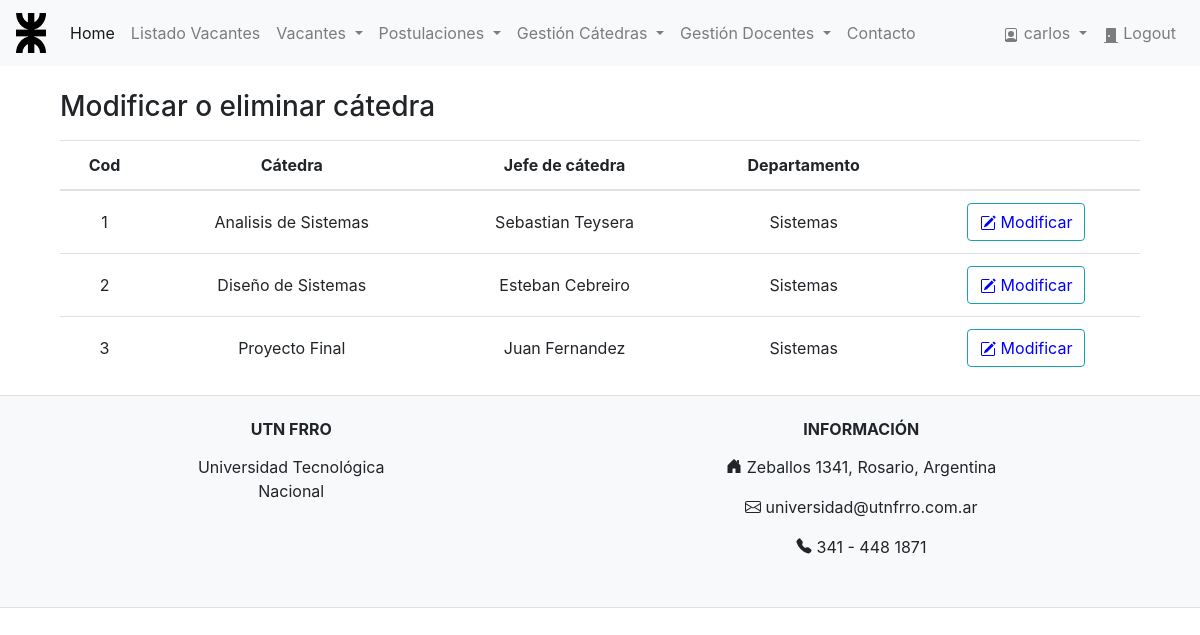
Before: /Logic/modificar_catedra.php (signed in) with the older database file.
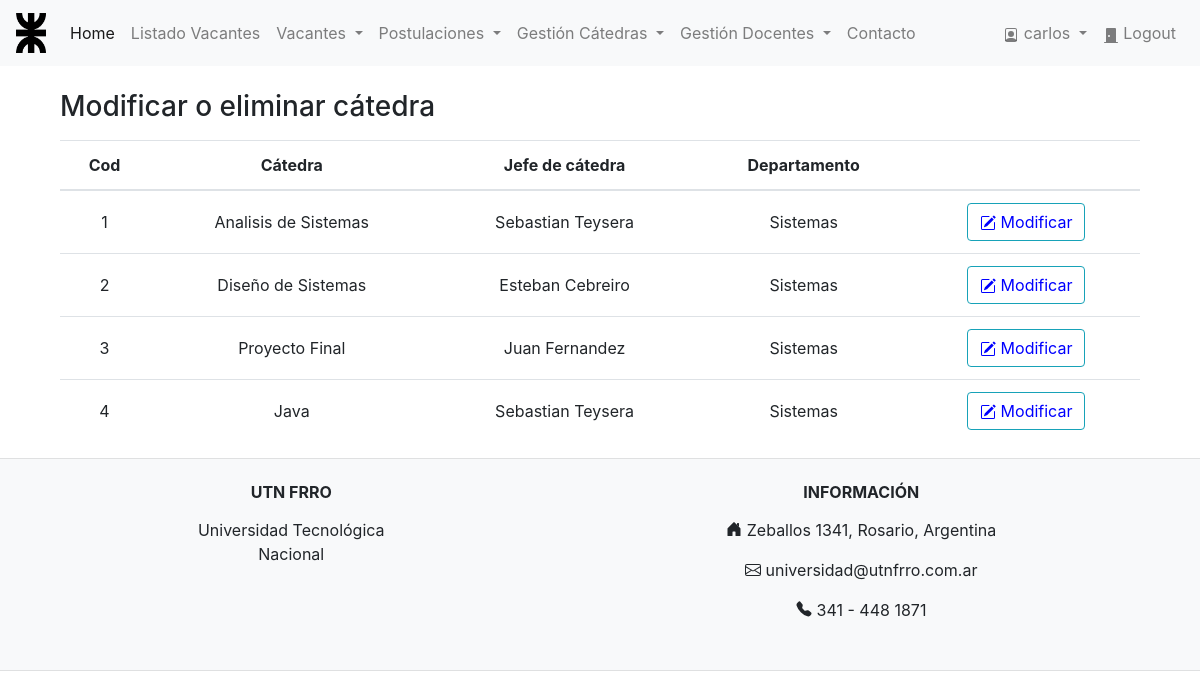
After: the same page with the newer database file.
### tables this page shows
CREATE TABLE `catedra` (
  `cod_catedra` int(11) NOT NULL,
  `nombre_catedra` varchar(45) NOT NULL,
  `legajo` int(11) NOT NULL,
  `cod_departamento` int(11) NOT NULL,
  PRIMARY KEY (`cod_catedra`),
  KEY `fk_catedra_jefe-catedra_idx` (`legajo`),
  KEY `fk_catedra_departamento_idx` (`cod_departamento`),
  CONSTRAINT `fk_catedra_departamento` FOREIGN KEY (`cod_departamento`) REFERENCES `departamento` (`cod_departamento`) ON UPDATE CASCADE,
  CONSTRAINT `fk_catedra_jefe` FOREIGN KEY (`legajo`) REFERENCES `jefe_catedra` (`legajo`) ON UPDATE CASCADE
);

CREATE TABLE `jefe_catedra` (
  `legajo` int(11) NOT NULL,
  `dni` int(11) NOT NULL,
  `nombre` varchar(45) NOT NULL,
  `apellido` varchar(45) NOT NULL,
  `email` varchar(45) NOT NULL,
  PRIMARY KEY (`legajo`)
);

CREATE TABLE `departamento` (
  `cod_departamento` int(11) NOT NULL,
  `nombre` varchar(45) NOT NULL,
  PRIMARY KEY (`cod_departamento`)
);

### Logic/modificar_catedra.php (the view, shortened to what this page needs)
<!DOCTYPE html>
<html>
<head>
    <?php
    include_once("../Logic/header.php");
    ?>
</head>
<body>
    <div class="container">
        <div class="form-group col-md-12">
            <br />
            <h3>Modificar o eliminar cátedra</h3>
        </div>
        <?php
        $sentencia = "SELECT c.cod_catedra, c.nombre_catedra, jc.legajo, jc.nombre, jc.apellido, d.cod_departamento, d.nombre as nombre_departamento
                        FROM catedra c
                        INNER JOIN jefe_catedra jc
                        ON c.legajo = jc.legajo
                        INNER JOIN departamento d
                        ON c.cod_departamento = d.cod_departamento";
        $resultado = mysqli_query($link, $sentencia) or die(mysqli_error($link));
        ?>
        <div class="container">
            <form action="modificar_catedra2.php" method="post">
                <table class="table">
                    <thead>
                        <tr>
                            <th scope="col">Cod</th>
                            <th scope="col">Cátedra</th>
                            <th scope="col">Jefe de cátedra</th>
                            <th scope="col">Departamento</th>
                            <th scope="col"></th>
                        </tr>
                    </thead>
                    <tbody>
                        <?php
                        while ($fila = mysqli_fetch_array($resultado)) {
                        ?>
                            <tr>
                                <td><?php echo ($fila['cod_catedra']); ?></td>
                                <td><?php echo ($fila['nombre_catedra']); ?></td>
                                <td><?php echo ($fila['nombre']) . ' ' . ($fila['apellido']); ?></td>
                                <td><?php echo ($fila['nombre_departamento']); ?></td>
                                <td><button type="submit" class="btn btn-outline-info" style="color:blue ;" name="seleccion" value="<?php echo $fila['cod_catedra']; ?>"><img src="../Imagenes/Modificar.svg"/> Modificar</button></td>
                            </tr>
                        <?php
                        }
                        ?>
                    </tbody>
                </table>
            </form>
        </div>
    </div>
    <?php
    include_once("../Logic/footer.php");
    ?>
</body>
</html>

Changed rows visible on the page:
added catedra: cod_catedra "4", nombre_catedra "Java", legajo.nombre "Sebastian", legajo.apellido "Teysera", cod_departamento.nombre "Sistemas"
